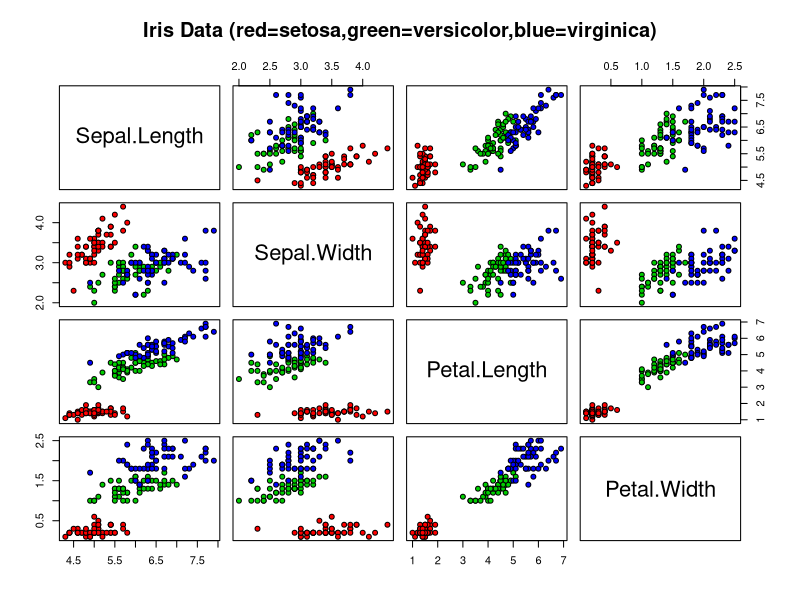

Reproduce this figure in R.
## ---- chunk 1
#install.packages('e1071', dependencies=TRUE)
library(class)
library(e1071)
## ---- chunk 2
datasetsInfo <- data.frame(data(package='datasets')$results)
datasetsInfo[datasetsInfo$Item == 'iris', ]
## ---- chunk 3
pairs(iris[1:4], main = "Iris Data (red=setosa,green=versicolor,blue=virginica)",
      pch = 21, bg = c("red", "green3", "blue")[unclass(iris$Species)])
## ---- chunk 4
data(iris)
summary(iris)

classifier <- naiveBayes(iris[,1:4], iris[,5])
table(predict(classifier, iris[,-5]), iris[,5])
